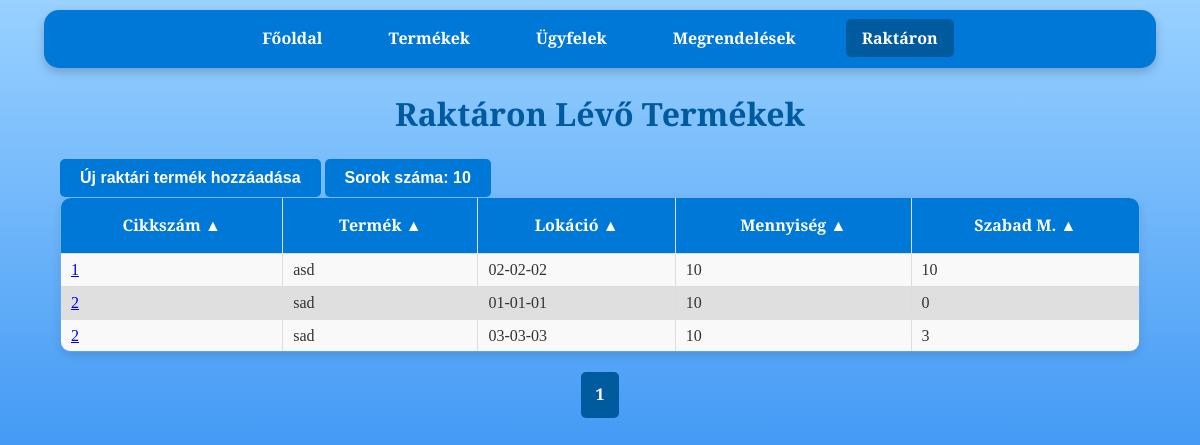
Page /stock on the earlier database version.
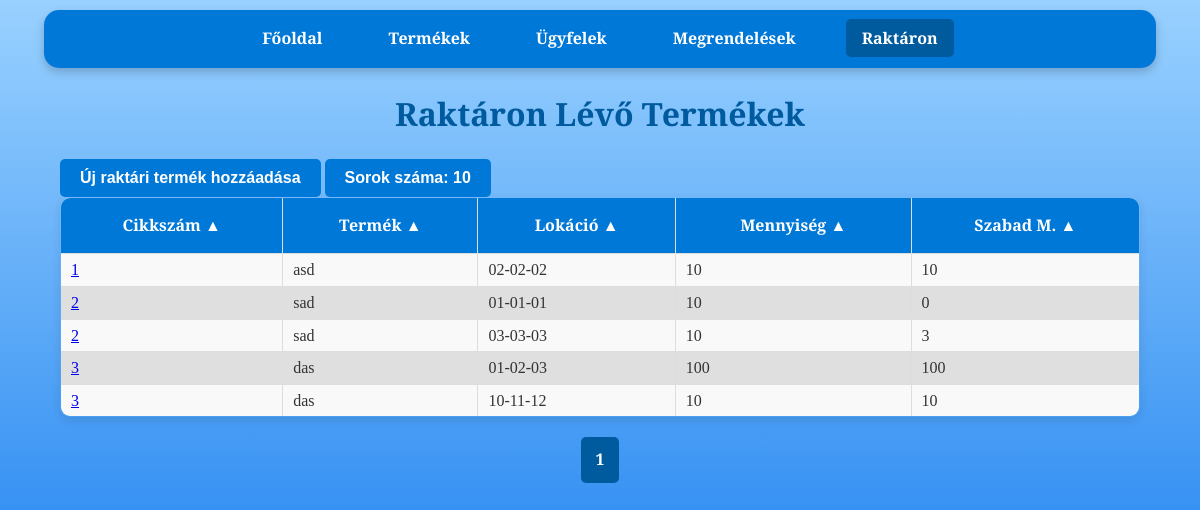
Same page on the later database version.
### tables this page shows
CREATE TABLE stock (
                    id INTEGER PRIMARY KEY,
                    cikkszam TEXT,
                    lokacio TEXT,
                    mennyiseg INTEGER,
                    order_id INTEGER,
                    FOREIGN KEY(cikkszam) REFERENCES products(cikkszam),
                    FOREIGN KEY(order_id) REFERENCES orders(id));

CREATE TABLE products (
                    id INTEGER PRIMARY KEY,
                    cikkszam TEXT UNIQUE,
                    egyseg_vonalkod INTEGER UNIQUE,
                    gyujto_vonalkod INTEGER UNIQUE,
                    nev TEXT,
                    ar REAL,
                    suly REAL,
                    kategoria TEXT);

### raktar_program-master/app.py (the view)
@app.route('/stock')
def stock():
    per_page = int(request.args.get('per_page', 10))  # Egy oldalon megjelenő elemek száma
    page = int(request.args.get('page', 1))  # Az aktuális oldal lekérése (alapértelmezett: 1)
    offset = (page - 1) * per_page  # Az eltolás számítása
    order_by = str(request.args.get('order_by', 'products.cikkszam'))
    desc = request.args.get('desc', 'false').lower() in ('true', '1')
    valid_columns = {'stock.id', 'products.cikkszam', 'products.nev', 'stock.lokacio', 'total_mennyiseg', 'mennyiseg_null'}
    if order_by not in valid_columns:
        raise ValueError("Invalid column name for ordering.") #Elkerüljük az SQL injection-t
    if desc:
        descending = 'DESC'
    if not desc:
        descending = ''
    conn = get_db_connection()
    stock = conn.execute(f'''SELECT
                                stock.id,
                                products.cikkszam,
                                products.nev,
                                stock.lokacio,
                                (
                                    SELECT SUM(s.mennyiseg)
                                    FROM stock s
                                    LEFT JOIN orders o ON s.order_id = o.id
                                    WHERE s.cikkszam = stock.cikkszam
                                    AND s.lokacio = stock.lokacio
                                    AND (o.teljesitve IS NULL OR o.teljesitve = 0)
                                ) AS total_mennyiseg,
                                (
                                    SELECT SUM(s.mennyiseg)
                                    FROM stock s
                                    LEFT JOIN orders o ON s.order_id = o.id
                                    WHERE s.cikkszam = stock.cikkszam
                                    AND s.lokacio = stock.lokacio
                                    AND s.order_id IS NULL
                                ) AS mennyiseg_null
                            FROM stock
                            JOIN products ON stock.cikkszam = products.cikkszam
                            WHERE stock.order_id IS NULL
                            ORDER BY {order_by} {descending}
                            LIMIT ? OFFSET ?''', (per_page, offset) ).fetchall()
    total_products = conn.execute('SELECT COUNT(*) FROM stock').fetchone()[0]
    conn.execute('''
        DELETE FROM stock
        WHERE id IN (
            SELECT stock.id
            FROM stock
            LEFT JOIN products ON stock.cikkszam = products.cikkszam
            LEFT JOIN orders o ON stock.order_id = o.id
            WHERE (
                SELECT SUM(s.mennyiseg)
                FROM stock s
                LEFT JOIN orders o_sub ON s.order_id = o_sub.id
                WHERE s.cikkszam = stock.cikkszam
                AND s.lokacio = stock.lokacio
                AND (o_sub.teljesitve IS NULL OR o_sub.teljesitve = 0)
            ) IS NULL OR (
                SELECT SUM(s.mennyiseg)
                FROM stock s
                LEFT JOIN orders o_sub ON s.order_id = o_sub.id
                WHERE s.cikkszam = stock.cikkszam
                AND s.lokacio = stock.lokacio
                AND (o_sub.teljesitve IS NULL OR o_sub.teljesitve = 0)
            ) = 0
        )
    ''')
    conn.commit()
    conn.close()
    total_pages = (total_products + per_page - 1) // per_page  # Összes oldal száma
    start_page = max(1, page - 2)  # Az aktuális oldalhoz képest 2-vel hátrébb
    end_page = min(total_pages, page + 2)  # Az aktuális oldalhoz képest 2-vel előrébb
    query_params = {
        'page': page,
        'per_page': per_page,
        'order_by': order_by,
        'desc': desc
    }
    columns = [
        {"name": "products.cikkszam", "label": "Cikkszám"},
        {"name": "products.nev", "label": "Termék"},
        {"name": "stock.lokacio", "label": "Lokáció"},
        {"name": "total_mennyiseg", "label": "Mennyiség"},
        {"name": "mennyiseg_null", "label": "Szabad M."}
    ]
    return render_template(
        'stock.html',
        stock=stock,
        page=page,
        order_by=order_by,
        desc=desc,
        total_pages=total_pages,
        start_page=start_page,
        end_page=end_page,
        query_params=query_params,
        columns=columns
    )

### raktar_program-master/app.py (called while the page is built)
def get_db_connection():
    conn = sqlite3.connect('database.db')
    conn.row_factory = sqlite3.Row
    return conn

### raktar_program-master/templates/stock.html (shortened to what this page needs)
<!DOCTYPE html>
<html lang="hu">
<head>
    <link rel="stylesheet" href="{{ url_for('static', filename='css/style.css') }}">
</head>
<body>
    <nav>
        <a href="{{ url_for('index') }}">Főoldal</a>
        <a href="{{ url_for('products') }}">Termékek</a>
        <a href="{{ url_for('customers') }}">Ügyfelek</a>
        <a href="{{ url_for('orders') }}">Megrendelések</a>
        <a class="disabled">Raktáron</a>
    </nav>
    <h1>Raktáron Lévő Termékek</h1>
    <div class="container">
        <a href="{{ url_for('add_stock') }}" class="button-wrapper">
            <button>Új raktári termék hozzáadása</button>
        </a>
        <div class="dropdown">
            <button class="dropbtn">Sorok száma: {{ query_params['per_page'] }}</button>
        </div>
        <table>
            <thead>
                <tr>
                    {% for column in columns %}
                    <th>
                        <a href="{{ url_for('stock', **dict(query_params, order_by=column.name, desc=0 if query_params['order_by'] == column.name and query_params['desc'] else 1)) }}">
                            {{ column.label }} {{ '▼' if query_params['order_by'] == column.name and query_params['desc'] else '▲' }}
                        </a>
                    </th>
                    {% endfor %}
                </tr>
            </thead>
            <tbody>
                {% for item in stock %}
                <tr>
                    <td>
                        <a href="{{ url_for('product_details', cikkszam=item.cikkszam) }}">
                            {{ item.cikkszam }}
                        </a>
                    </td>
                    <td>
                            {{ item.nev }}
                    </td>
                    <td>{{ item.lokacio }}</td>
                    <td>{{ item.total_mennyiseg }}</td>
                    <td>{{ item.mennyiseg_null }}</td>
                </tr>
                {% endfor %}
            </tbody>
        </table>
    </div>
    <div class="pagination">
        {% for p in range(start_page, end_page + 1) %}
        <a href="{{ url_for('stock', **dict(query_params, page=p)) }}" class="{% if p == page %}active{% endif %}">{{ p }}</a>
        {% endfor %}
    </div>
</body>
</html>

### raktar_program-master/static/css/style.css (style rules this page uses)
body { font-family: 'Merriweather', serif; margin: 0; padding: 0; background: linear-gradient(to bottom, #99d1ff, #006eec); background-attachment: fixed; background-size: cover; color: #333; line-height: 1.6; }
body::before { content: ''; position: fixed; top: 0; left: 0; width: 100%; height: 100%; background-image: url('https://www.transparenttextures.com/patterns/cubes.png'); opacity: 0.4; z-index: -1; pointer-events: none; }
nav { background-color: #0078D7; color: #fff; padding: 1rem; margin: 10px auto; width: 90%; max-width: 1200px; border-radius: 15px; box-shadow: 0 4px 10px rgba(0, 0, 0, 0.2); text-align: center; }
nav a { color: white; text-decoration: none; margin: 0 15px; font-weight: bold; padding: 0.5rem 1rem; border-radius: 5px; transition: background-color 0.3s ease; }
nav a.disabled { background-color: #005a9e; }
h1 { text-align: center; margin: 20px 0; color: #005a9e; font-weight: 700; }
a.button-wrapper { display: inline-block; }
button { background-color: #0078D7; color: white; border: none; padding: 10px 20px; border-radius: 5px; font-weight: bold; cursor: pointer; font-size: 1rem; transition: background-color 0.3s ease; text-decoration: none; }
.container { width: 90%; margin: 20px auto; }
table { width: 100%; border-collapse: collapse; border-radius: 10px; overflow: hidden; box-shadow: 0 4px 10px rgba(0, 0, 0, 0.1); }
table, th, td { border: 1px solid #ddd; }
th { background-color: #0078D7; color: white; font-weight: bold; padding: 15px; }
th a { color: white; text-decoration: none; }
td { padding: 3px 10px; text-align: left; }
tr:nth-child(even) { background-color: #dfdfdf }
tr:nth-child(odd) { background-color: #f9f9f9 }
.pagination { display: flex; justify-content: center; align-items: center; margin: 20px 0; list-style-type: none; padding: 0; }
.pagination a { display: inline-block; padding: 10px 15px; text-decoration: none; background-color: #0078D7; color: white; font-weight: bold; border-radius: 5px; transition: background-color 0.3s ease; font-size: 1rem; }
.pagination a.active { background-color: #005a9e; cursor: default; }
.dropbtn { background-color: #0078D7; color: white; padding: 10px 20px; font-size: 16px; font-weight: bold; border: none; border-radius: 5px; cursor: pointer; transition: background-color 0.3s ease, box-shadow 0.3s ease; }
.dropdown { position: relative; display: inline-block; }

Differences in the rows shown:
added stock: cikkszam "3", nev "das", lokacio "01-02-03", total_mennyiseg "100", mennyiseg_null "100"
added stock: cikkszam "3", nev "das", lokacio "10-11-12", total_mennyiseg "10", mennyiseg_null "10"
